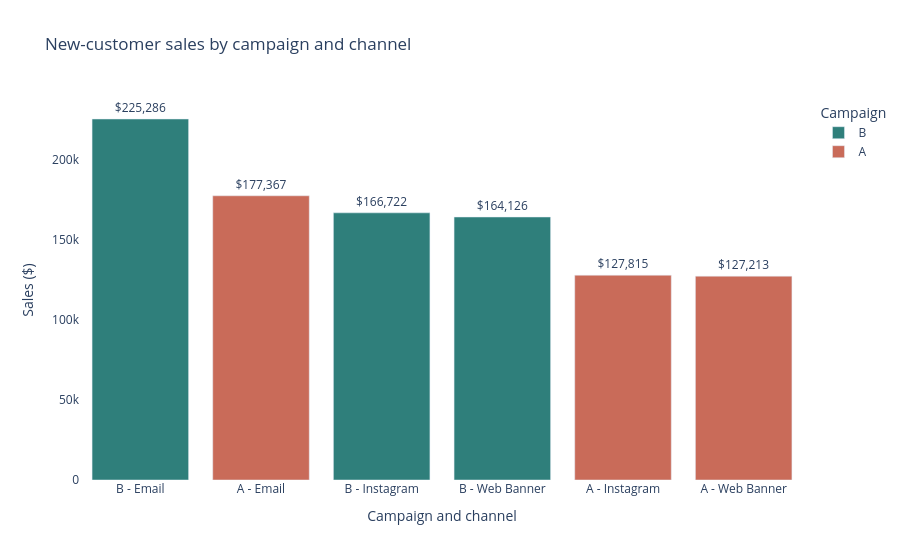
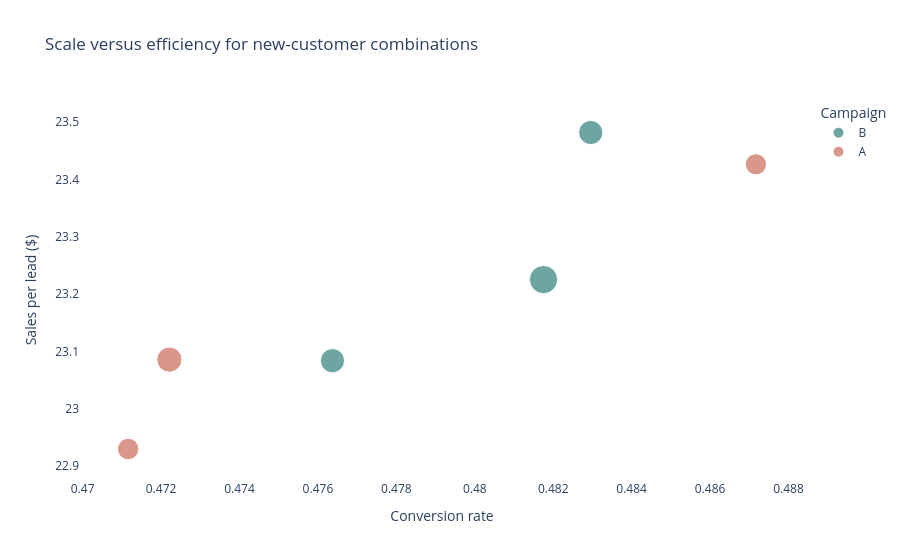

Notebook cell for these charts, in order:
### Code cell
color_map = {"A": "#c96b59", "B": "#2f7f7b"}

top_order = combo_summary[["Campaign Type", "Channel"]].copy()
top_order["label"] = top_order["Campaign Type"] + " - " + top_order["Channel"]
combo_chart_data = combo_summary.copy()
combo_chart_data["label"] = combo_chart_data["Campaign Type"] + " - " + combo_chart_data["Channel"]
combo_chart_data["tone"] = combo_chart_data["Campaign Type"].map({
    "A": "Informal / conversational",
    "B": "Formal / corporative",
})

bar_fig = px.bar(
    combo_chart_data,
    x="label",
    y="total_sales",
    color="Campaign Type",
    text="total_sales",
    color_discrete_map=color_map,
    category_orders={"label": top_order["label"].tolist()},
    hover_data={
        "Channel": True,
        "tone": True,
        "leads": ':,',
        "conversion_rate": ':.2%',
        "sales_per_lead": ':$.2f',
        "total_sales": ':$.2f',
        "label": False,
    },
    title="New-customer sales by campaign and channel",
)
bar_fig.update_traces(texttemplate="$%{y:,.0f}", textposition="outside")
bar_fig.update_layout(
    xaxis_title="Campaign and channel",
    yaxis_title="Sales ($)",
    plot_bgcolor="white",
    paper_bgcolor="white",
    legend_title_text="Campaign",
)
bar_fig.show()

scatter_fig = px.scatter(
    combo_chart_data,
    x="conversion_rate",
    y="sales_per_lead",
    size="leads",
    color="Campaign Type",
    color_discrete_map=color_map,
    hover_name="label",
    hover_data={
        "tone": True,
        "total_sales": ':$.2f',
        "conversion_rate": ':.2%',
        "sales_per_lead": ':$.2f',
        "leads": ':,',
    },
    title="Scale versus efficiency for new-customer combinations",
)
scatter_fig.update_layout(
    xaxis_title="Conversion rate",
    yaxis_title="Sales per lead ($)",
    plot_bgcolor="white",
    paper_bgcolor="white",
    legend_title_text="Campaign",
)
scatter_fig.show()

### Figure 1 — Plotly figure (JSON) as saved in the notebook; plotly's stock layout.template omitted (floating-point values rounded to 4 significant figures)
{"data": [{"customdata": [["Email", "Formal / corporative", 9700, 0.4818, 23.23], ["Instagram", "Formal / corporative", 7100, 0.483, 23.48], ["Web Banner", "Formal / corporative", 7110, 0.4764, 23.08]], "hovertemplate": "Campaign Type=B<br>total_sales=%{text:$.2f}<br>Channel=%{customdata[0]}<br>tone=%{customdata[1]}<br>leads=%{customdata[2]:,}<br>conversion_rate=%{customdata[3]:.2%}<br>sales_per_lead=%{customdata[4]:$.2f}<extra></extra>", "legendgroup": "B", "marker": {"color": "#2f7f7b", "pattern": {"shape": ""}}, "name": "B", "orientation": "v", "showlegend": true, "text": [225300.0, 166700.0, 164100.0], "textposition": "outside", "texttemplate": "$%{y:,.0f}", "type": "bar", "x": ["B - Email", "B - Instagram", "B - Web Banner"], "xaxis": "x", "y": [225300.0, 166700.0, 164100.0], "yaxis": "y"}, {"customdata": [["Email", "Informal / conversational", 7683, 0.4722, 23.09], ["Instagram", "Informal / conversational", 5456, 0.4872, 23.43], ["Web Banner", "Informal / conversational", 5548, 0.4712, 22.93]], "hovertemplate": "Campaign Type=A<br>total_sales=%{text:$.2f}<br>Channel=%{customdata[0]}<br>tone=%{customdata[1]}<br>leads=%{customdata[2]:,}<br>conversion_rate=%{customdata[3]:.2%}<br>sales_per_lead=%{customdata[4]:$.2f}<extra></extra>", "legendgroup": "A", "marker": {"color": "#c96b59", "pattern": {"shape": ""}}, "name": "A", "orientation": "v", "showlegend": true, "text": [177400.0, 127800.0, 127200.0], "textposition": "outside", "texttemplate": "$%{y:,.0f}", "type": "bar", "x": ["A - Email", "A - Instagram", "A - Web Banner"], "xaxis": "x", "y": [177400.0, 127800.0, 127200.0], "yaxis": "y"}], "layout": {"barmode": "relative", "legend": {"title": {"text": "Campaign"}, "tracegroupgap": 0}, "paper_bgcolor": "white", "plot_bgcolor": "white", "title": {"text": "New-customer sales by campaign and channel"}, "xaxis": {"anchor": "y", "categoryarray": ["B - Email", "A - Email", "B - Instagram", "B - Web Banner", "A - Instagram", "A - Web Banner"], "categoryorder": "array", "domain": [0, 1], "title": {"text": "Campaign and channel"}}, "yaxis": {"anchor": "x", "domain": [0, 1], "title": {"text": "Sales ($)"}}}}

### Figure 2 — Plotly figure (JSON) as saved in the notebook; plotly's stock layout.template omitted (floating-point values rounded to 4 significant figures)
{"data": [{"customdata": [["Formal / corporative", 225300.0, 9700], ["Formal / corporative", 166700.0, 7100], ["Formal / corporative", 164100.0, 7110]], "hovertemplate": "<b>%{hovertext}</b><br><br>Campaign Type=B<br>conversion_rate=%{x:.2%}<br>sales_per_lead=%{y:$.2f}<br>leads=%{customdata[2]:,}<br>tone=%{customdata[0]}<br>total_sales=%{customdata[1]:$.2f}<extra></extra>", "hovertext": ["B - Email", "B - Instagram", "B - Web Banner"], "legendgroup": "B", "marker": {"color": "#2f7f7b", "size": [9700, 7100, 7110], "sizemode": "area", "sizeref": 24.25, "symbol": "circle"}, "mode": "markers", "name": "B", "orientation": "v", "showlegend": true, "type": "scatter", "x": [0.4818, 0.483, 0.4764], "xaxis": "x", "y": [23.23, 23.48, 23.08], "yaxis": "y"}, {"customdata": [["Informal / conversational", 177400.0, 7683], ["Informal / conversational", 127800.0, 5456], ["Informal / conversational", 127200.0, 5548]], "hovertemplate": "<b>%{hovertext}</b><br><br>Campaign Type=A<br>conversion_rate=%{x:.2%}<br>sales_per_lead=%{y:$.2f}<br>leads=%{customdata[2]:,}<br>tone=%{customdata[0]}<br>total_sales=%{customdata[1]:$.2f}<extra></extra>", "hovertext": ["A - Email", "A - Instagram", "A - Web Banner"], "legendgroup": "A", "marker": {"color": "#c96b59", "size": [7683, 5456, 5548], "sizemode": "area", "sizeref": 24.25, "symbol": "circle"}, "mode": "markers", "name": "A", "orientation": "v", "showlegend": true, "type": "scatter", "x": [0.4722, 0.4872, 0.4712], "xaxis": "x", "y": [23.09, 23.43, 22.93], "yaxis": "y"}], "layout": {"legend": {"itemsizing": "constant", "title": {"text": "Campaign"}, "tracegroupgap": 0}, "paper_bgcolor": "white", "plot_bgcolor": "white", "title": {"text": "Scale versus efficiency for new-customer combinations"}, "xaxis": {"anchor": "y", "domain": [0, 1], "title": {"text": "Conversion rate"}}, "yaxis": {"anchor": "x", "domain": [0, 1], "title": {"text": "Sales per lead ($)"}}}}
